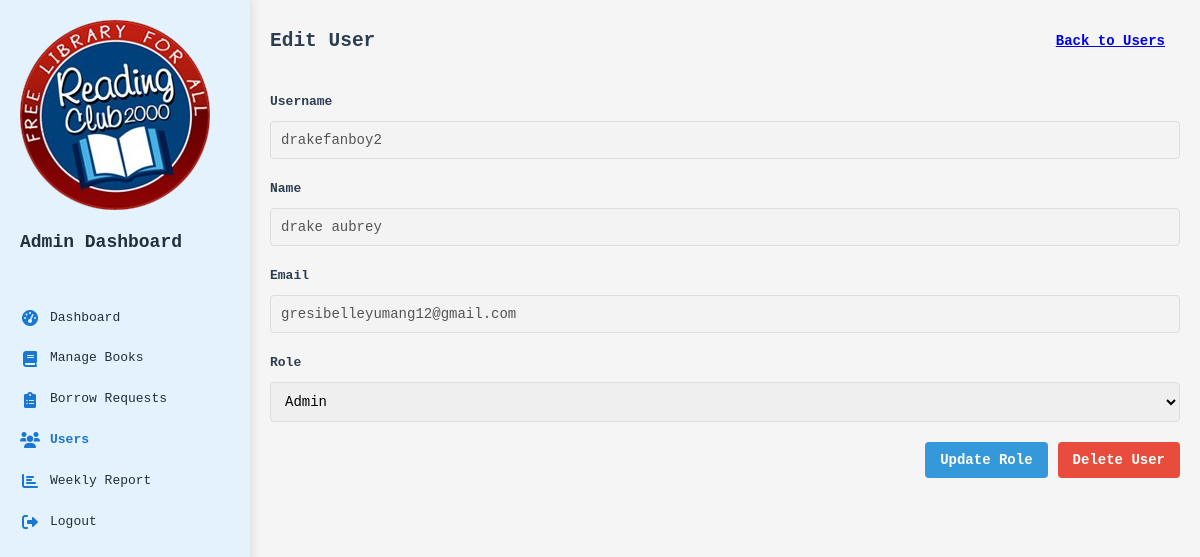
Screenshot of /admin_edit_user.php?id=2 (signed in) with the database file from the repository.
### tables this page shows
CREATE TABLE `users` (
  `id` int(11) NOT NULL,
  `username` varchar(50) NOT NULL,
  `email` varchar(100) NOT NULL,
  `password` varchar(255) NOT NULL,
  `first_name` varchar(50) NOT NULL,
  `last_name` varchar(50) NOT NULL,
  `phone` varchar(20) DEFAULT NULL,
  `address` text DEFAULT NULL,
  `created_at` timestamp NOT NULL DEFAULT current_timestamp(),
  `updated_at` timestamp NOT NULL DEFAULT current_timestamp() ON UPDATE current_timestamp(),
  `is_admin` tinyint(1) DEFAULT 0,
  `reset_token` varchar(255) DEFAULT NULL,
  `reset_expires` datetime DEFAULT NULL
);

### admin_edit_user.php (the view, shortened to what this page needs)
<?php
require_once 'config.php';
$user_id = (int)$_GET['id'];
$stmt = $pdo->prepare("SELECT * FROM users WHERE id = ?");
$stmt->execute([$user_id]);
$user = $stmt->fetch(PDO::FETCH_ASSOC);
?>
<!DOCTYPE html>
<html lang="en">
<head>
    <link rel="stylesheet" href="assets/css/admin.css">
    <link rel="stylesheet" href="assets/css/admin2.css">
    <link rel="stylesheet" href="https://cdnjs.cloudflare.com/ajax/libs/font-awesome/6.0.0-beta3/css/all.min.css">
</head>
<body>
    <nav class="admin-navbar">
        <div class="logo">
            <img src="assets/img/Logo5.png" alt="Reading Club Logo">
            <h1>Admin Dashboard</h1>
        </div>
        <ul class="nav-links">
            <li><a href="admin.php"><i class="fas fa-tachometer-alt"></i> Dashboard</a></li>
            <li><a href="admin_books.php"><i class="fas fa-book"></i> Manage Books</a></li>
            <li><a href="admin_requests.php"><i class="fas fa-clipboard-list"></i> Borrow Requests</a></li>
            <li><a href="admin_users.php" class="active"><i class="fas fa-users"></i> Users</a></li>
            <li><a href="admin_report.php"><i class="fas fa-chart-bar"></i> Weekly Report</a></li>
            <li><a href="admin_only.php"><i class="fas fa-sign-out-alt"></i> Logout</a></li>
        </ul>
    </nav>
    <div class="admin-container">
        <div class="admin-header">
            <h2>Edit User</h2>
            <a href="admin_users.php" class="btn btn-secondary">Back to Users</a>
        </div>
        <div class="edit-user-form">
            <form method="POST">
                <div class="form-group">
                    <label for="username">Username</label>
                    <input type="text" id="username" value="<?php echo htmlspecialchars($user['username']); ?>" disabled>
                </div>
                <div class="form-group">
                    <label for="name">Name</label>
                    <input type="text" id="name" value="<?php echo htmlspecialchars($user['first_name'] . ' ' . $user['last_name']); ?>" disabled>
                </div>
                <div class="form-group">
                    <label for="email">Email</label>
                    <input type="email" id="email" value="<?php echo htmlspecialchars($user['email']); ?>" disabled>
                </div>
                <div class="form-group">
                    <label for="is_admin">Role</label>
                    <select id="is_admin" name="is_admin">
                        <option value="1" <?php if ($user['is_admin']) echo 'selected'; ?>>Admin</option>
                    </select>
                </div>
                <div class="form-buttons">
                    <button type="submit" name="update" class="btn btn-primary">Update Role</button>
                    <?php if ($user['id'] != $_SESSION['user_id']): ?>
                        <button type="submit" name="delete" class="btn btn-danger" onclick="return confirm('Are you sure you want to delete this user? This action cannot be undone.');">Delete User</button>
                    <?php endif; ?>
                </div>
            </form>
        </div>
    </div>
</body>
</html>

### assets/css/admin.css (style rules this page uses)
* { font-family: monospace; }
body { overflow-y: auto; overflow-x: hidden; font-family: monospace; margin: 0; padding: 0; background-color: #f5f5f5; color: #333; line-height: 1.6; }
.admin-container { margin-left: 250px; padding: 20px; transition: margin-left 0.3s; }
.admin-header { display: flex; justify-content: space-between; align-items: center; margin-bottom: 30px; }
.admin-header h2 { color: #2c3e50; margin: 0; }
.btn { padding: 10px 15px; border: none; border-radius: 4px; cursor: pointer; font-size: 14px; font-weight: 600; transition: all 0.3s ease; display: inline-flex; align-items: center; gap: 8px; }
.btn-primary { background-color: #3498db; color: white; }
.btn-danger { background-color: #e74c3c; color: white; }
.admin-navbar { background-color: #e3f2fd; color: #222f3e; position: fixed; top: 0; left: 0; width: 250px; height: 100%; padding: 20px 0; box-shadow: 2px 0 10px rgba(0, 0, 0, 0.1); z-index: 1000; transition: width 0.3s; }
.admin-navbar .logo { padding: 0 20px 20px; border-bottom: 1px solid rgba(255, 255, 255, 0.1); margin-bottom: 20px; }
.admin-navbar .logo img { max-width: 100%; height: auto; margin-bottom: 10px; }
.admin-navbar .logo h1 { font-size: 18px; margin: 0; color: #222f3e; }
.admin-navbar .nav-links { list-style: none; padding: 0; margin: 0; }
.admin-navbar .nav-links li { padding: 10px 20px; transition: background-color 0.3s; }
.admin-navbar .nav-links li a { color: #222f3e; text-decoration: none; display: flex; align-items: center; gap: 10px; }
.admin-navbar .nav-links li a i { width: 20px; text-align: center; color: #1976d2; }
.admin-navbar .nav-links li a.active { color: #1976d2; font-weight: 600; }
.form-group { margin-bottom: 20px; }
.form-group label { display: block; margin-bottom: 8px; font-weight: 600; color: #2c3e50; }
.form-group input, .form-group select, .form-group textarea { width: 100%; padding: 10px; border: 1px solid #ddd; border-radius: 4px; font-size: 14px; box-sizing: border-box; }
.form-buttons { display: flex; justify-content: flex-end; gap: 10px; margin-top: 20px; }

### assets/css/admin2.css (style rules this page uses)
html, body { overflow-y: scroll; scrollbar-width: none; }
* { font-family: monospace; overflow-x: hidden; overflow-y: auto; }

### rows the page displays
users: username "drakefanboy2", first_name+last_name "drake aubrey", email "gresibelleyumang12@gmail.com", is_admin "Admin"
